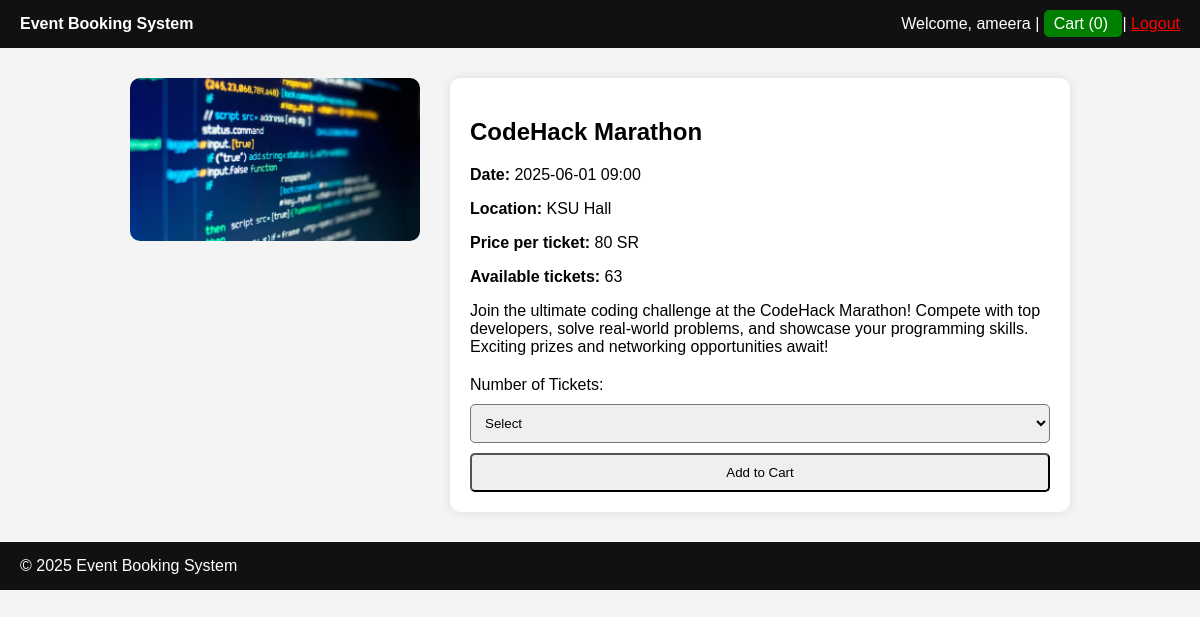
/Customer/event.php?id=2 (signed in), run on the app's committed database.
### tables this page shows
CREATE TABLE events (
    id INTEGER PRIMARY KEY AUTOINCREMENT,
    name TEXT NOT NULL,
    date TEXT NOT NULL,
    location TEXT NOT NULL,
    price REAL NOT NULL,
    image TEXT,
    max_tickets INTEGER NOT NULL
, description TEXT);

### Customer/event.php (the view, shortened to what this page needs)
<?php
require_once '../includes/config.php';
$name = $_SESSION['name'];
$event_id = $_GET['id'] ?? null;
$stmt = $conn->prepare("SELECT * FROM events WHERE id = ?");
$stmt->execute([$event_id]);
$event = $stmt->fetch(PDO::FETCH_ASSOC);
?>
<!DOCTYPE html>
<html lang="en">
<head>
</head>
<body>
<header>
    <a href="home.php" style="color:white; text-decoration:none; font-weight:bold;">
        Event Booking System
    </a>
    <div class="header-right">
        Welcome, <?= htmlspecialchars($name) ?> |
        <a href="cart.php"
   style="background:green;
          padding:5px 10px;
          color:white;
          border-radius:5px;
          text-decoration:none;">
    Cart (<?= array_sum($_SESSION['cart'] ?? []) ?>)
</a>
        |
        <a href="logout.php" style="color:red;">Logout</a>
    </div>
</header>
<div class="container">
    <div class="event-img">
    <img src="../images/<?= $event['image'] ?>">
    </div>
    <div class="event-details">
        <h2><?= htmlspecialchars($event['name']) ?></h2>
        <p><strong>Date:</strong> <?= $event['date'] ?></p>
        <p><strong>Location:</strong> <?= $event['location'] ?></p>
        <p><strong>Price per ticket:</strong> <?= $event['price'] ?> SR</p>
        <p><strong>Available tickets:</strong> <?= $event['max_tickets'] ?></p>
        <p><?= $event['description'] ?? 'Join us for an unforgettable experience.' ?></p>
        <form method="POST">
            <label>Number of Tickets:</label>
            <select name="quantity" required>
                <option value="">Select</option>
            </select>
            <button type="submit">Add to Cart</button>
        </form>
    </div>
</div>
<footer>
    &copy; <?= date("Y") ?> Event Booking System
</footer>
</body>
</html>

### Customer/event.php (style rules this page uses)
* { box-sizing: border-box; }
body { font-family: Arial; margin: 0; background: #f4f4f4; }
header, footer { background: #111; color: white; padding: 15px 20px; }
.header-right { float: right; }
.container { padding: 30px; max-width: 1000px; margin: auto; display: flex; gap: 30px; }
.event-img { flex: 1; }
.event-img img { width: 100%; border-radius: 10px; }
.event-details { flex: 2; background: white; padding: 20px; border-radius: 10px; box-shadow: 0 0 10px rgba(0,0,0,0.1); }
form { margin-top: 20px; }
select, button { padding: 10px; width: 100%; margin-top: 10px; border-radius: 5px; }

### data on the page
events: name "CodeHack Marathon", date "2025-06-01 09:00", location "KSU Hall", price "80", max_tickets "63", description "Join the ultimate coding challenge at the CodeHack Marathon! Compete with top developers, solve real-world problems, and showcase your programming skills. Exciting prizes and networking opportunities await!"

### other printed values
$name "ameera"
array_sum($_SESSION['cart'] ?? []) "0"
